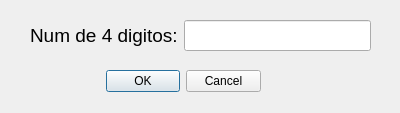
<?xml version="1.0" encoding="UTF-8"?>
<ui version="4.0">
 <class>Dialog</class>
 <widget class="QDialog" name="Dialog">
  <property name="geometry">
   <rect>
    <x>0</x>
    <y>0</y>
    <width>400</width>
    <height>113</height>
   </rect>
  </property>
  <property name="windowTitle">
   <string>Dialog</string>
  </property>
  <widget class="QWidget" name="formLayoutWidget">
   <property name="geometry">
    <rect>
     <x>30</x>
     <y>20</y>
     <width>341</width>
     <height>31</height>
    </rect>
   </property>
   <layout class="QFormLayout" name="formLayout">
    <item row="0" column="0">
     <widget class="QLabel" name="label">
      <property name="font">
       <font>
        <pointsize>14</pointsize>
       </font>
      </property>
      <property name="text">
       <string>Num de 4 digitos:</string>
      </property>
     </widget>
    </item>
    <item row="0" column="1">
     <widget class="QLineEdit" name="campo_numero">
      <property name="font">
       <font>
        <pointsize>14</pointsize>
       </font>
      </property>
     </widget>
    </item>
   </layout>
  </widget>
  <widget class="QWidget" name="formLayoutWidget_2">
   <property name="geometry">
    <rect>
     <x>100</x>
     <y>70</y>
     <width>161</width>
     <height>31</height>
    </rect>
   </property>
   <layout class="QFormLayout" name="formLayout_2">
    <item row="0" column="1">
     <widget class="QDialogButtonBox" name="buttonBox">
      <property name="orientation">
       <enum>Qt::Horizontal</enum>
      </property>
      <property name="standardButtons">
       <set>QDialogButtonBox::Cancel|QDialogButtonBox::Ok</set>
      </property>
     </widget>
    </item>
   </layout>
  </widget>
 </widget>
 <resources/>
 <connections>
  <connection>
   <sender>buttonBox</sender>
   <signal>accepted()</signal>
   <receiver>Dialog</receiver>
   <slot>accept()</slot>
   <hints>
    <hint type="sourcelabel">
     <x>248</x>
     <y>254</y>
    </hint>
    <hint type="destinationlabel">
     <x>157</x>
     <y>274</y>
    </hint>
   </hints>
  </connection>
  <connection>
   <sender>buttonBox</sender>
   <signal>rejected()</signal>
   <receiver>Dialog</receiver>
   <slot>reject()</slot>
   <hints>
    <hint type="sourcelabel">
     <x>316</x>
     <y>260</y>
    </hint>
    <hint type="destinationlabel">
     <x>286</x>
     <y>274</y>
    </hint>
   </hints>
  </connection>
 </connections>
</ui>
